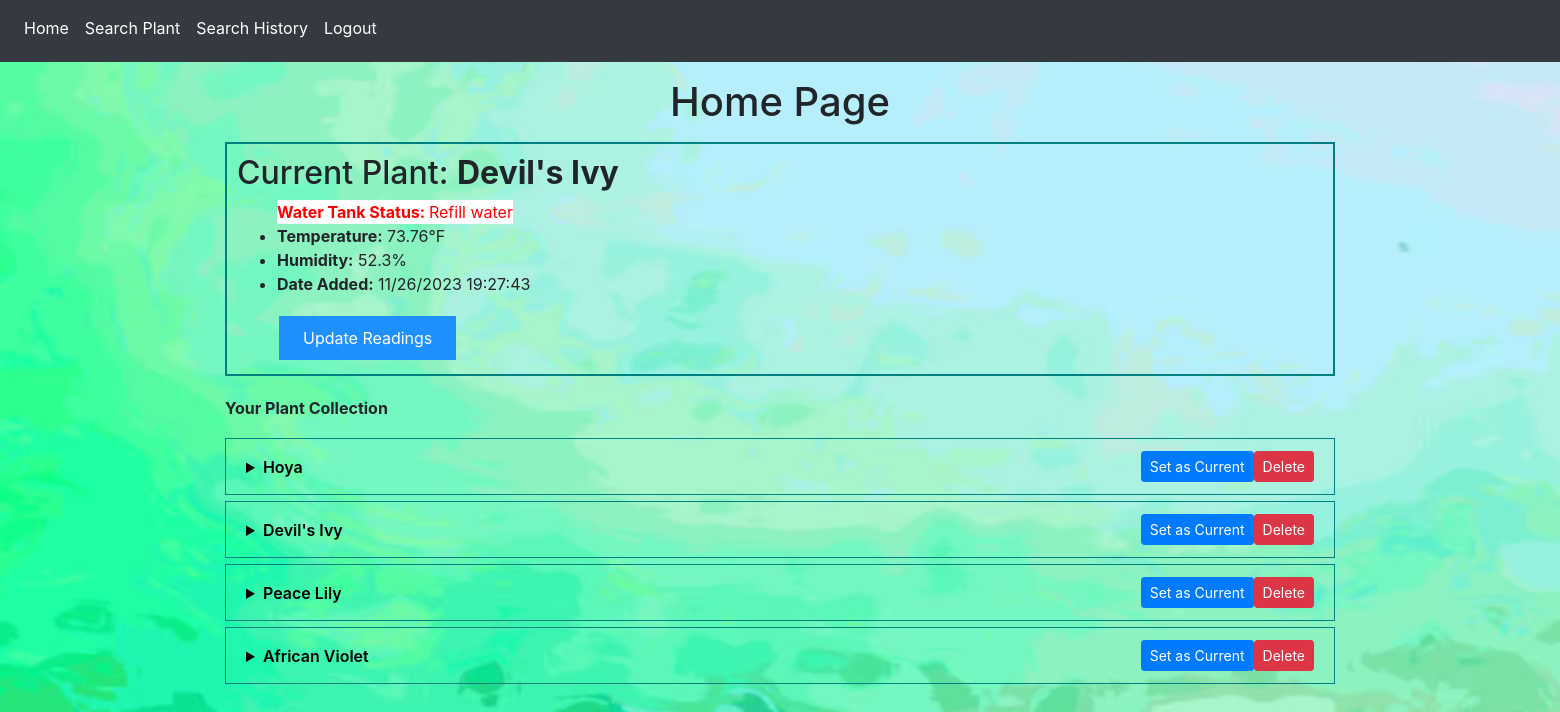
Screenshot of / (signed in) with the database file from the repository.
### planter/models.py (models this page shows, shortened)
class UserPlants(db.Model):
    __tablename__ = 'user_plants'
    id = db.Column(db.Integer, primary_key=True)
    user = db.Column(db.Integer, db.ForeignKey('user.id'))
    plant = db.Column(db.String(200), db.ForeignKey('plants.name'))
    date_added = db.Column(db.DateTime, default=datetime.now)
    current = db.Column(db.Boolean, default=0)
    temperature = db.Column(db.Float)
    humidity = db.Column(db.Float)
    plant_sun = db.Column(db.String(200), db.ForeignKey('plants.sunlight_requirements'))
    plant_water = db.Column(db.String(200), db.ForeignKey('plants.water'))
    plant_id = db.Column(db.String(200), db.ForeignKey('plants.id'))
    plant_info = db.relationship('Plant', foreign_keys=[plant])

class WeatherData(db.Model):
    id = db.Column(db.Integer, primary_key=True)
    temp = db.Column(db.Integer)
    humidity = db.Column(db.Integer)

### planter/views.py (the view, shortened to what this page needs)
@views.route("/", methods=["GET", "POST"])
@login_required
def home():
    user_plants = UserPlants.query.filter_by(user=current_user.id).all()
    current_plant = UserPlants.query.filter_by(user=current_user.id, current=True).first()
    latest_water_level = WaterLevelData.query.order_by(WaterLevelData.id.desc()).first()
    latest_distance = latest_water_level.distance if latest_water_level else None
    latest_weather_data = WeatherData.query.order_by(WeatherData.id.desc()).first()
    latest_temp = latest_weather_data.temp if latest_weather_data else None
    latest_humidity = latest_weather_data.humidity if latest_weather_data else None
    return render_template(
        "home.html",
        user=current_user,
        plants=user_plants,
        current_plant=current_plant,
        latest_temp=latest_temp,
        latest_humidity=latest_humidity,
        latest_distance=latest_distance  # Pass the latest distance
    )

### planter/__init__.py (called while the page is built)
@login_manager.user_loader
def load_user(id):
    return User.query.get(int(id))

### planter/templates/home.html (shortened to what this page needs)
{% extends "base.html" %}
{% block content %}
<h1 align="center" class="mb-3 mt-3">Home Page</h1>
{% if current_plant and current_plant.current == 1 %}
    <div class="current-plant-box">
        <h2>Current Plant: <strong>{{ current_plant.plant }}</strong></h2>
        <form action="" method="POST">
        <ul>
            {% if latest_distance is not none %}
            {% if latest_distance > 8 %}
                <li style="color: red; display: inline-block; background-color: white;"><strong>Water Tank Status: </strong> Refill water</li>
            {% else %}
                <li style="color: green; display: inline-block; background-color: white;"><strong>Water Tank Status: </strong> Good</li>
            {% endif %}
        {% else %}
            <li><strong>Water Level:</strong> No data available</li>
        {% endif %}
            {% if latest_temp is not none %}
                <li><strong>Temperature:</strong> {{'%0.2f'| format(latest_temp|float)}}°F</li>
            {% else %}
                <li><strong>Temperature:</strong> No data available</li>
            {% endif %}
            {% if latest_humidity is not none %}
                <li><strong>Humidity:</strong> {{ latest_humidity }}%</li>
            {% else %}
                <li><strong>Humidity:</strong> No data available</li>
            {% endif %}
            <li><strong>Date Added:</strong> {{ current_plant.date_added.strftime("%m/%d/%Y %H:%M:%S") }}</li>
        </ul>
            <div style="padding-left:40px">
                <button type="submit" class="button button1"> Update Readings </button>
            </div>
        </form>
    </div>
{% endif %}
<p><strong>Your Plant Collection</strong></p>
    <ul class="list-group list-group-flush" id="user_plants" style="border: 2x solid teal;">
        {% for user_plant in plants %}
            <li class="list-group-item d-flex justify-content-between align-items-center mb-1 dropdown-menu"
                style="background-color: transparent; color:black; border: 1px solid teal; font-weight:600;">
                <details>
                    <summary>{{user_plant.plant}}</summary>
                </details>
                    <div class="btn-group" role="group" aria-label="Actions">
                        <form method="POST" action="/set-current-plant">
                            <button type="submit" class="btn btn-primary btn-sm">Set as Current</button>
                        </form>
                        <form method="POST" action="/delete-plant">
                            <button type="submit" class="btn btn-danger btn-sm">Delete</button>
                        </form>
                    </div>
            </li>
        {% endfor %}
    </ul>
</body>
{% endblock %}

### planter/templates/base.html (style rules this page uses)
body { background-image: url('static/green_bg2.avif'); }

### planter/templates/home.html (style rules this page uses)
.current-plant-box { border: 2px solid teal; padding: 10px; margin-bottom: 20px; }
.button { background-color:dodgerblue; border:#008CBA; color: white; padding: 10px 24px; text-align: center; text-decoration: none; display: inline-block; font-size: 16px; margin: 4px 2px; transition-duration: 0.4s; cursor: pointer; font-weight: 400; }

### rows the page displays
UserPlants: plant "Devil's Ivy", date_added "11/26/2023 19:27:43"
WeatherData: temp "73.76", humidity "52.3"
UserPlants: plant "Hoya"
UserPlants: plant "Peace Lily"
UserPlants: plant "African Violet"
